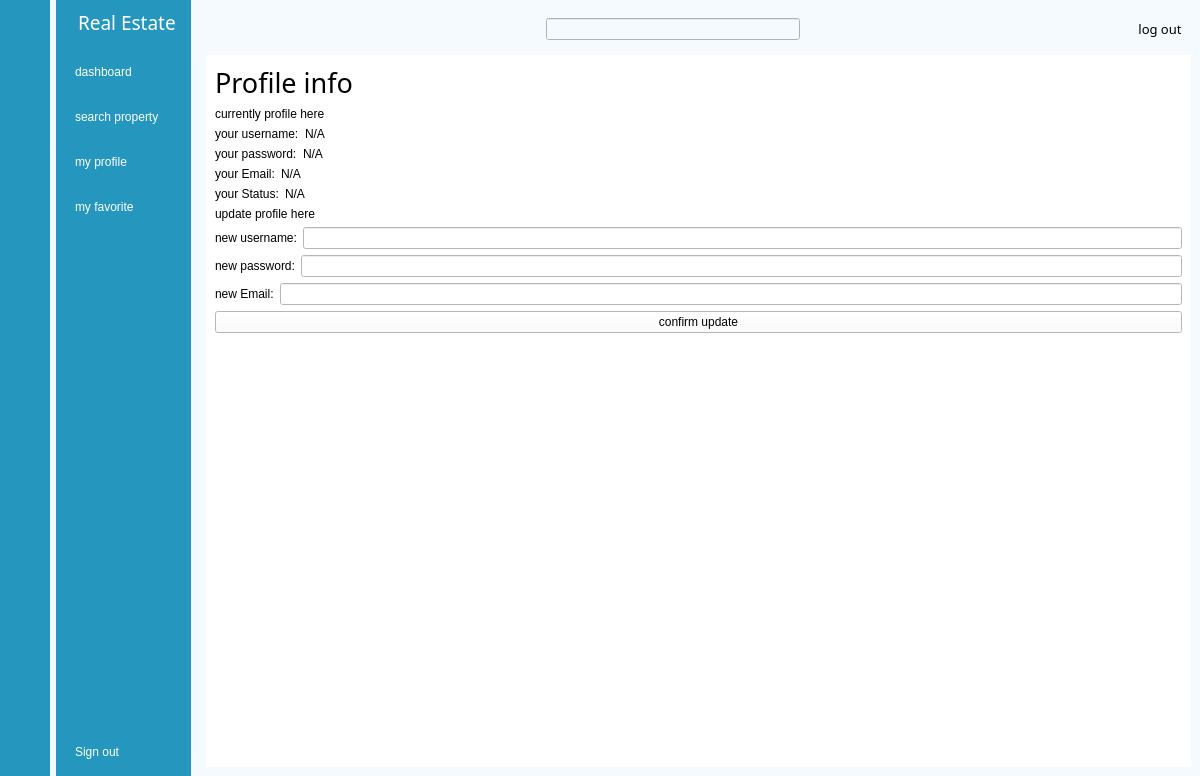
<?xml version="1.0" encoding="UTF-8"?>
<ui version="4.0">
 <class>BuyerMenu</class>
 <widget class="QMainWindow" name="BuyerMenu">
  <property name="geometry">
   <rect>
    <x>0</x>
    <y>0</y>
    <width>1200</width>
    <height>776</height>
   </rect>
  </property>
  <property name="minimumSize">
   <size>
    <width>1200</width>
    <height>400</height>
   </size>
  </property>
  <property name="windowTitle">
   <string>MainWindow</string>
  </property>
  <property name="styleSheet">
   <string notr="true">background-color: rgb(245, 250, 254);</string>
  </property>
  <widget class="QWidget" name="centralwidget">
   <layout class="QGridLayout" name="gridLayout">
    <property name="leftMargin">
     <number>0</number>
    </property>
    <property name="topMargin">
     <number>0</number>
    </property>
    <property name="rightMargin">
     <number>0</number>
    </property>
    <property name="bottomMargin">
     <number>0</number>
    </property>
    <item row="0" column="0">
     <widget class="QWidget" name="icon_name_widget_2" native="true">
      <property name="styleSheet">
       <string notr="true">QWidget{
	
	background-color: rgb(37, 150, 190);
}

QPushButton{
	color:white;
	height:30px;
	border:none;
	font: 10pt &quot;PT Root UI&quot;;
	border-radius:10px
}

QPushButton:checked{
	background-color:#f5fafe;
	color:#1f95ef;
	font-weight:bold
	
}</string>
      </property>
      <layout class="QVBoxLayout" name="verticalLayout_3">
       <item>
        <layout class="QHBoxLayout" name="horizontalLayout_3">
         <item>
          <widget class="QLabel" name="label_4">
           <property name="text">
            <string/>
           </property>
           <property name="pixmap">
            <pixmap resource="res.qrc">:/white/icons/white/home.svg</pixmap>
           </property>
          </widget>
         </item>
        </layout>
       </item>
       <item>
        <layout class="QVBoxLayout" name="verticalLayout">
         <property name="spacing">
          <number>15</number>
         </property>
         <property name="topMargin">
          <number>15</number>
         </property>
         <item>
          <widget class="QPushButton" name="btn_dashboard1">
           <property name="text">
            <string/>
           </property>
           <property name="icon">
            <iconset resource="res.qrc">
             <normaloff>:/icons2/icons/icon2/dashboard_white.png</normaloff>
             <normalon>:/icons2/icons/icon2/dashboard.png</normalon>:/icons2/icons/icon2/dashboard_white.png</iconset>
           </property>
           <property name="checkable">
            <bool>true</bool>
           </property>
           <property name="autoExclusive">
            <bool>true</bool>
           </property>
          </widget>
         </item>
         <item>
          <widget class="QPushButton" name="btn_property">
           <property name="text">
            <string/>
           </property>
           <property name="icon">
            <iconset resource="res.qrc">
             <normaloff>:/white/icons/white/search.svg</normaloff>
             <normalon>:/icons2/icons/icon2/iconizer-search.svg</normalon>:/white/icons/white/search.svg</iconset>
           </property>
           <property name="checkable">
            <bool>true</bool>
           </property>
           <property name="autoExclusive">
            <bool>true</bool>
           </property>
          </widget>
         </item>
         <item>
          <widget class="QPushButton" name="btn_profile1">
           <property name="text">
            <string/>
           </property>
           <property name="icon">
            <iconset resource="res.qrc">
             <normaloff>:/icons2/icons/icon2/profile_white.png</normaloff>
             <normalon>:/icons2/icons/icon2/profile.png</normalon>:/icons2/icons/icon2/profile_white.png</iconset>
           </property>
           <property name="checkable">
            <bool>true</bool>
           </property>
           <property name="autoExclusive">
            <bool>true</bool>
           </property>
          </widget>
         </item>
         <item>
          <widget class="QPushButton" name="btn_favorites1">
           <property name="text">
            <string/>
           </property>
           <property name="icon">
            <iconset resource="res.qrc">
             <normaloff>:/white/icons/white/heart.svg</normaloff>
             <normalon>:/icons2/icons/icon2/iconizer-heart.svg</normalon>:/white/icons/white/heart.svg</iconset>
           </property>
           <property name="checkable">
            <bool>true</bool>
           </property>
           <property name="autoExclusive">
            <bool>true</bool>
           </property>
          </widget>
         </item>
        </layout>
       </item>
       <item>
        <spacer name="verticalSpacer_3">
         <property name="orientation">
          <enum>Qt::Vertical</enum>
         </property>
         <property name="sizeHint" stdset="0">
          <size>
           <width>20</width>
           <height>246</height>
          </size>
         </property>
        </spacer>
       </item>
       <item>
        <widget class="QPushButton" name="btn_signout1">
         <property name="text">
          <string/>
         </property>
         <property name="icon">
          <iconset resource="res.qrc">
           <normaloff>:/icons2/icons/icon2/log_out_white.png</normaloff>
           <normalon>:/icons2/icons/icon2/log_out.png</normalon>:/icons2/icons/icon2/log_out_white.png</iconset>
         </property>
         <property name="checkable">
          <bool>true</bool>
         </property>
        </widget>
       </item>
      </layout>
     </widget>
    </item>
    <item row="0" column="1">
     <widget class="QWidget" name="icon_name_widget" native="true">
      <property name="styleSheet">
       <string notr="true">QWidget{
	background-color: rgb(37, 150, 190);
	color:white;
}

QPushButton{
	color:white;
	text-align:left;
	height:30px;
	font: 10pt &quot;PT Root UI&quot;;
	border:none;
	padding-left:10px;
	border-top-left-radius:10px;
	border-bottom-left-radius:10px;
}

QPushButton:checked{
	background-color:#f5fafe;
	color:#1f95ef;
	font-weight:bold

}</string>
      </property>
      <layout class="QVBoxLayout" name="verticalLayout_4">
       <property name="rightMargin">
        <number>0</number>
       </property>
       <item>
        <layout class="QHBoxLayout" name="horizontalLayout_2">
         <property name="rightMargin">
          <number>15</number>
         </property>
         <item>
          <widget class="QLabel" name="label_2">
           <property name="text">
            <string/>
           </property>
           <property name="pixmap">
            <pixmap resource="res.qrc">:/white/icons/white/home.svg</pixmap>
           </property>
          </widget>
         </item>
         <item>
          <widget class="QLabel" name="label_3">
           <property name="font">
            <font>
             <family>PT Root UI Bold</family>
             <pointsize>14</pointsize>
             <weight>9</weight>
             <italic>false</italic>
             <bold>false</bold>
            </font>
           </property>
           <property name="styleSheet">
            <string notr="true">font: 75 14pt &quot;PT Root UI Bold&quot;;</string>
           </property>
           <property name="text">
            <string>Real Estate</string>
           </property>
          </widget>
         </item>
        </layout>
       </item>
       <item>
        <layout class="QVBoxLayout" name="verticalLayout_2">
         <property name="spacing">
          <number>15</number>
         </property>
         <property name="topMargin">
          <number>15</number>
         </property>
         <item>
          <widget class="QPushButton" name="btn_dashboard2">
           <property name="text">
            <string>dashboard</string>
           </property>
           <property name="icon">
            <iconset resource="res.qrc">
             <normaloff>:/icons2/icons/icon2/dashboard_white.png</normaloff>
             <normalon>:/icons2/icons/icon2/dashboard.png</normalon>:/icons2/icons/icon2/dashboard_white.png</iconset>
           </property>
           <property name="checkable">
            <bool>true</bool>
           </property>
           <property name="autoExclusive">
            <bool>true</bool>
           </property>
          </widget>
         </item>
         <item>
          <widget class="QPushButton" name="btn_property2">
           <property name="text">
            <string>search property</string>
           </property>
           <property name="icon">
            <iconset resource="res.qrc">
             <normaloff>:/white/icons/white/search.svg</normaloff>
             <normalon>:/icons2/icons/icon2/iconizer-search.svg</normalon>:/white/icons/white/search.svg</iconset>
           </property>
           <property name="checkable">
            <bool>true</bool>
           </property>
           <property name="autoExclusive">
            <bool>true</bool>
           </property>
          </widget>
         </item>
         <item>
          <widget class="QPushButton" name="btn_profile2">
           <property name="text">
            <string>my profile</string>
           </property>
           <property name="icon">
            <iconset resource="res.qrc">
             <normaloff>:/icons2/icons/icon2/profile_white.png</normaloff>
             <normalon>:/icons2/icons/icon2/profile.png</normalon>:/icons2/icons/icon2/profile_white.png</iconset>
           </property>
           <property name="checkable">
            <bool>true</bool>
           </property>
           <property name="autoExclusive">
            <bool>true</bool>
           </property>
          </widget>
         </item>
         <item>
          <widget class="QPushButton" name="btn_favorites2">
           <property name="text">
            <string>my favorite</string>
           </property>
           <property name="icon">
            <iconset resource="res.qrc">
             <normaloff>:/white/icons/white/heart.svg</normaloff>
             <normalon>:/icons2/icons/icon2/iconizer-heart.svg</normalon>:/white/icons/white/heart.svg</iconset>
           </property>
           <property name="checkable">
            <bool>true</bool>
           </property>
           <property name="autoExclusive">
            <bool>true</bool>
           </property>
          </widget>
         </item>
        </layout>
       </item>
       <item>
        <spacer name="verticalSpacer_2">
         <property name="orientation">
          <enum>Qt::Vertical</enum>
         </property>
         <property name="sizeHint" stdset="0">
          <size>
           <width>20</width>
           <height>246</height>
          </size>
         </property>
        </spacer>
       </item>
       <item>
        <widget class="QPushButton" name="btn_signout2">
         <property name="text">
          <string>Sign out</string>
         </property>
         <property name="icon">
          <iconset resource="res.qrc">
           <normaloff>:/icons2/icons/icon2/log_out_white.png</normaloff>
           <normalon>:/icons2/icons/icon2/log_out.png</normalon>:/icons2/icons/icon2/log_out_white.png</iconset>
         </property>
         <property name="checkable">
          <bool>true</bool>
         </property>
        </widget>
       </item>
      </layout>
     </widget>
    </item>
    <item row="0" column="2">
     <widget class="QWidget" name="main_menu" native="true">
      <layout class="QVBoxLayout" name="verticalLayout_5">
       <item>
        <widget class="QWidget" name="header_widget" native="true">
         <layout class="QHBoxLayout" name="horizontalLayout_4">
          <item>
           <widget class="QPushButton" name="btn_nav_bar">
            <property name="styleSheet">
             <string notr="true">border:none;</string>
            </property>
            <property name="text">
             <string/>
            </property>
            <property name="icon">
             <iconset resource="res.qrc">
              <normaloff>:/icons2/icons/icon2/menu.png</normaloff>:/icons2/icons/icon2/menu.png</iconset>
            </property>
            <property name="checkable">
             <bool>true</bool>
            </property>
           </widget>
          </item>
          <item>
           <spacer name="horizontalSpacer_2">
            <property name="orientation">
             <enum>Qt::Horizontal</enum>
            </property>
            <property name="sizeHint" stdset="0">
             <size>
              <width>140</width>
              <height>20</height>
             </size>
            </property>
           </spacer>
          </item>
          <item>
           <layout class="QHBoxLayout" name="horizontalLayout">
            <property name="spacing">
             <number>7</number>
            </property>
            <item>
             <widget class="LineEdit" name="LineEdit">
              <property name="sizePolicy">
               <sizepolicy hsizetype="Expanding" vsizetype="Fixed">
                <horstretch>0</horstretch>
                <verstretch>0</verstretch>
               </sizepolicy>
              </property>
             </widget>
            </item>
            <item>
             <widget class="QPushButton" name="btn_search">
              <property name="styleSheet">
               <string notr="true">border:none</string>
              </property>
              <property name="text">
               <string/>
              </property>
              <property name="icon">
               <iconset resource="res.qrc">
                <normaloff>:/icons2/icons/icon2/search.png</normaloff>:/icons2/icons/icon2/search.png</iconset>
              </property>
             </widget>
            </item>
           </layout>
          </item>
          <item>
           <spacer name="horizontalSpacer">
            <property name="orientation">
             <enum>Qt::Horizontal</enum>
            </property>
            <property name="sizeHint" stdset="0">
             <size>
              <width>162</width>
              <height>20</height>
             </size>
            </property>
           </spacer>
          </item>
          <item>
           <widget class="QPushButton" name="btn_logout">
            <property name="font">
             <font>
              <family>PT Root UI Bold</family>
              <pointsize>10</pointsize>
             </font>
            </property>
            <property name="styleSheet">
             <string notr="true">border:none;</string>
            </property>
            <property name="text">
             <string>log out</string>
            </property>
            <property name="icon">
             <iconset resource="res.qrc">
              <normaloff>:/blue/icons/blue/log-out.svg</normaloff>:/blue/icons/blue/log-out.svg</iconset>
            </property>
           </widget>
          </item>
         </layout>
        </widget>
       </item>
       <item>
        <widget class="SlideAniStackedWidget" name="SlideAniStackedWidget">
         <property name="styleSheet">
          <string notr="true">background-color: rgb(255, 255, 255);</string>
         </property>
         <property name="currentIndex">
          <number>2</number>
         </property>
         <widget class="QWidget" name="page_dashborad">
          <widget class="TitleLabel" name="TitleLabel">
           <property name="geometry">
            <rect>
             <x>130</x>
             <y>70</y>
             <width>261</width>
             <height>101</height>
            </rect>
           </property>
           <property name="text">
            <string>Dashboard</string>
           </property>
          </widget>
         </widget>
         <widget class="QWidget" name="page_manage">
          <layout class="QVBoxLayout" name="verticalLayout_8">
           <item>
            <layout class="QVBoxLayout" name="verticalLayout_7">
             <item>
              <widget class="QLabel" name="label">
               <property name="font">
                <font>
                 <family>PT Root UI Bold</family>
                 <pointsize>20</pointsize>
                 <italic>false</italic>
                 <underline>false</underline>
                </font>
               </property>
               <property name="text">
                <string>Property info</string>
               </property>
              </widget>
             </item>
             <item>
              <widget class="QLabel" name="label_5">
               <property name="font">
                <font>
                 <family>PT Root UI Bold</family>
                 <pointsize>10</pointsize>
                 <italic>false</italic>
                 <underline>false</underline>
                </font>
               </property>
               <property name="text">
                <string>Welcome to property page</string>
               </property>
              </widget>
             </item>
            </layout>
           </item>
           <item>
            <layout class="QHBoxLayout" name="horizontalLayout_5">
             <item>
              <widget class="FilledPushButton" name="btn_feedback">
               <property name="text">
                <string>submit a feedback</string>
               </property>
              </widget>
             </item>
             <item>
              <widget class="SearchLineEdit" name="SearchLineEdit">
               <property name="text">
                <string/>
               </property>
               <property name="placeholderText">
                <string>search property title</string>
               </property>
              </widget>
             </item>
            </layout>
           </item>
           <item>
            <widget class="SmoothScrollArea" name="SmoothScrollArea">
             <property name="widgetResizable">
              <bool>true</bool>
             </property>
             <widget class="QWidget" name="scrollAreaWidgetContents">
              <property name="geometry">
               <rect>
                <x>0</x>
                <y>0</y>
                <width>839</width>
                <height>544</height>
               </rect>
              </property>
             </widget>
            </widget>
           </item>
          </layout>
         </widget>
         <widget class="QWidget" name="page_rating">
          <layout class="QVBoxLayout" name="verticalLayout_6">
           <item>
            <widget class="QLabel" name="label_6">
             <property name="font">
              <font>
               <family>PT Root UI Bold</family>
               <pointsize>20</pointsize>
               <italic>false</italic>
               <underline>false</underline>
              </font>
             </property>
             <property name="text">
              <string>Profile info</string>
             </property>
            </widget>
           </item>
           <item>
            <widget class="LargeTitleLabel" name="LargeTitleLabel">
             <property name="text">
              <string>currently profile here</string>
             </property>
            </widget>
           </item>
           <item>
            <layout class="QHBoxLayout" name="horizontalLayout_8">
             <item>
              <widget class="SubtitleLabel" name="SubtitleLabel">
               <property name="text">
                <string>your username:</string>
               </property>
              </widget>
             </item>
             <item>
              <widget class="SubtitleLabel" name="Label_username">
               <property name="sizePolicy">
                <sizepolicy hsizetype="Preferred" vsizetype="Preferred">
                 <horstretch>11</horstretch>
                 <verstretch>0</verstretch>
                </sizepolicy>
               </property>
               <property name="text">
                <string>N/A</string>
               </property>
              </widget>
             </item>
            </layout>
           </item>
           <item>
            <layout class="QHBoxLayout" name="horizontalLayout_10">
             <item>
              <widget class="SubtitleLabel" name="SubtitleLabel_3">
               <property name="text">
                <string>your password:</string>
               </property>
              </widget>
             </item>
             <item>
              <widget class="SubtitleLabel" name="Label_password">
               <property name="sizePolicy">
                <sizepolicy hsizetype="Preferred" vsizetype="Preferred">
                 <horstretch>1</horstretch>
                 <verstretch>0</verstretch>
                </sizepolicy>
               </property>
               <property name="text">
                <string>N/A</string>
               </property>
              </widget>
             </item>
            </layout>
           </item>
           <item>
            <layout class="QHBoxLayout" name="horizontalLayout_9">
             <item>
              <widget class="SubtitleLabel" name="SubtitleLabel_2">
               <property name="text">
                <string>your Email:</string>
               </property>
              </widget>
             </item>
             <item>
              <widget class="SubtitleLabel" name="Label_email">
               <property name="sizePolicy">
                <sizepolicy hsizetype="Preferred" vsizetype="Preferred">
                 <horstretch>1</horstretch>
                 <verstretch>0</verstretch>
                </sizepolicy>
               </property>
               <property name="text">
                <string>N/A</string>
               </property>
              </widget>
             </item>
            </layout>
           </item>
           <item>
            <layout class="QHBoxLayout" name="horizontalLayout_11">
             <item>
              <widget class="SubtitleLabel" name="SubtitleLabel_7">
               <property name="text">
                <string>your Status:</string>
               </property>
              </widget>
             </item>
             <item>
              <widget class="SubtitleLabel" name="Label_status">
               <property name="sizePolicy">
                <sizepolicy hsizetype="Preferred" vsizetype="Preferred">
                 <horstretch>1</horstretch>
                 <verstretch>0</verstretch>
                </sizepolicy>
               </property>
               <property name="text">
                <string>N/A</string>
               </property>
              </widget>
             </item>
            </layout>
           </item>
           <item>
            <widget class="LargeTitleLabel" name="LargeTitleLabel_2">
             <property name="text">
              <string>update profile here</string>
             </property>
            </widget>
           </item>
           <item>
            <layout class="QHBoxLayout" name="horizontalLayout_12">
             <item>
              <widget class="SubtitleLabel" name="SubtitleLabel_4">
               <property name="text">
                <string>new username:</string>
               </property>
              </widget>
             </item>
             <item>
              <widget class="LineEdit" name="LineEdit_newUserName"/>
             </item>
            </layout>
           </item>
           <item>
            <layout class="QHBoxLayout" name="horizontalLayout_13">
             <item>
              <widget class="SubtitleLabel" name="SubtitleLabel_5">
               <property name="text">
                <string>new password:</string>
               </property>
              </widget>
             </item>
             <item>
              <widget class="PasswordLineEdit" name="LineEdit_newPassword"/>
             </item>
            </layout>
           </item>
           <item>
            <layout class="QHBoxLayout" name="horizontalLayout_14">
             <item>
              <widget class="SubtitleLabel" name="SubtitleLabel_6">
               <property name="text">
                <string>new Email:</string>
               </property>
              </widget>
             </item>
             <item>
              <widget class="LineEdit" name="LineEdit_newEmail"/>
             </item>
            </layout>
           </item>
           <item>
            <widget class="PrimaryPushButton" name="btn_update_profile">
             <property name="text">
              <string>confirm update</string>
             </property>
            </widget>
           </item>
           <item>
            <spacer name="verticalSpacer">
             <property name="orientation">
              <enum>Qt::Vertical</enum>
             </property>
             <property name="sizeHint" stdset="0">
              <size>
               <width>20</width>
               <height>40</height>
              </size>
             </property>
            </spacer>
           </item>
          </layout>
         </widget>
         <widget class="QWidget" name="page_newFav">
          <layout class="QVBoxLayout" name="verticalLayout_11">
           <item>
            <layout class="QVBoxLayout" name="verticalLayout_10">
             <item>
              <widget class="QLabel" name="label_8">
               <property name="font">
                <font>
                 <family>PT Root UI Bold</family>
                 <pointsize>20</pointsize>
                 <italic>false</italic>
                 <underline>false</underline>
                </font>
               </property>
               <property name="text">
                <string>New Favorite properties</string>
               </property>
              </widget>
             </item>
             <item>
              <widget class="QLabel" name="label_9">
               <property name="font">
                <font>
                 <family>PT Root UI Bold</family>
                 <pointsize>10</pointsize>
                 <italic>false</italic>
                 <underline>false</underline>
                </font>
               </property>
               <property name="text">
                <string>view your favorites here</string>
               </property>
              </widget>
             </item>
            </layout>
           </item>
           <item>
            <layout class="QHBoxLayout" name="horizontalLayout_6">
             <item>
              <widget class="FilledPushButton" name="btn_switch_to_old">
               <property name="text">
                <string>switch to old favoraites</string>
               </property>
              </widget>
             </item>
             <item>
              <widget class="SearchLineEdit" name="SearchLineEdit_new">
               <property name="text">
                <string/>
               </property>
               <property name="placeholderText">
                <string>search property title</string>
               </property>
              </widget>
             </item>
            </layout>
           </item>
           <item>
            <widget class="SmoothScrollArea" name="SmoothScrollArea_2">
             <property name="widgetResizable">
              <bool>true</bool>
             </property>
             <widget class="QWidget" name="scrollAreaWidgetContents_2">
              <property name="geometry">
               <rect>
                <x>0</x>
                <y>0</y>
                <width>839</width>
                <height>544</height>
               </rect>
              </property>
             </widget>
            </widget>
           </item>
          </layout>
         </widget>
         <widget class="QWidget" name="page_oldFav">
          <layout class="QVBoxLayout" name="verticalLayout_13">
           <item>
            <layout class="QVBoxLayout" name="verticalLayout_12">
             <item>
              <widget class="QLabel" name="label_10">
               <property name="font">
                <font>
                 <family>PT Root UI Bold</family>
                 <pointsize>20</pointsize>
                 <italic>false</italic>
                 <underline>false</underline>
                </font>
               </property>
               <property name="text">
                <string>Old Favorite properties</string>
               </property>
              </widget>
             </item>
             <item>
              <widget class="QLabel" name="label_11">
               <property name="font">
                <font>
                 <family>PT Root UI Bold</family>
                 <pointsize>10</pointsize>
                 <italic>false</italic>
                 <underline>false</underline>
                </font>
               </property>
               <property name="text">
                <string>view your favorites here</string>
               </property>
              </widget>
             </item>
            </layout>
           </item>
           <item>
            <layout class="QHBoxLayout" name="horizontalLayout_7">
             <item>
              <widget class="FilledPushButton" name="btn_switch_to_new">
               <property name="text">
                <string>switch to new favoraites</string>
               </property>
              </widget>
             </item>
             <item>
              <widget class="SearchLineEdit" name="SearchLineEdit_old">
               <property name="text">
                <string/>
               </property>
               <property name="placeholderText">
                <string>search proptery title</string>
               </property>
              </widget>
             </item>
            </layout>
           </item>
           <item>
            <widget class="SmoothScrollArea" name="SmoothScrollArea_3">
             <property name="widgetResizable">
              <bool>true</bool>
             </property>
             <widget class="QWidget" name="scrollAreaWidgetContents_3">
              <property name="geometry">
               <rect>
                <x>0</x>
                <y>0</y>
                <width>839</width>
                <height>623</height>
               </rect>
              </property>
             </widget>
            </widget>
           </item>
          </layout>
         </widget>
        </widget>
       </item>
      </layout>
     </widget>
    </item>
   </layout>
  </widget>
 </widget>
 <customwidgets>
  <customwidget>
   <class>PushButton</class>
   <extends>QPushButton</extends>
   <header>qfluentwidgets</header>
  </customwidget>
  <customwidget>
   <class>PrimaryPushButton</class>
   <extends>PushButton</extends>
   <header>qfluentwidgets</header>
  </customwidget>
  <customwidget>
   <class>FilledPushButton</class>
   <extends>PushButton</extends>
   <header>qfluentwidgetspro</header>
  </customwidget>
  <customwidget>
   <class>SmoothScrollArea</class>
   <extends>QScrollArea</extends>
   <header>qfluentwidgets</header>
   <container>1</container>
  </customwidget>
  <customwidget>
   <class>SlideAniStackedWidget</class>
   <extends>QStackedWidget</extends>
   <header>qfluentwidgetspro</header>
   <container>1</container>
  </customwidget>
  <customwidget>
   <class>SubtitleLabel</class>
   <extends>QLabel</extends>
   <header>qfluentwidgets</header>
  </customwidget>
  <customwidget>
   <class>TitleLabel</class>
   <extends>QLabel</extends>
   <header>qfluentwidgets</header>
  </customwidget>
  <customwidget>
   <class>LargeTitleLabel</class>
   <extends>QLabel</extends>
   <header>qfluentwidgets</header>
  </customwidget>
  <customwidget>
   <class>LineEdit</class>
   <extends>QLineEdit</extends>
   <header>qfluentwidgets</header>
  </customwidget>
  <customwidget>
   <class>SearchLineEdit</class>
   <extends>LineEdit</extends>
   <header>qfluentwidgets</header>
  </customwidget>
  <customwidget>
   <class>PasswordLineEdit</class>
   <extends>LineEdit</extends>
   <header>qfluentwidgets</header>
  </customwidget>
 </customwidgets>
 <resources>
  <include location="res.qrc"/>
 </resources>
 <connections>
  <connection>
   <sender>btn_favorites1</sender>
   <signal>toggled(bool)</signal>
   <receiver>btn_favorites2</receiver>
   <slot>setChecked(bool)</slot>
   <hints>
    <hint type="sourcelabel">
     <x>58</x>
     <y>243</y>
    </hint>
    <hint type="destinationlabel">
     <x>161</x>
     <y>248</y>
    </hint>
   </hints>
  </connection>
  <connection>
   <sender>btn_profile1</sender>
   <signal>toggled(bool)</signal>
   <receiver>btn_profile2</receiver>
   <slot>setChecked(bool)</slot>
   <hints>
    <hint type="sourcelabel">
     <x>43</x>
     <y>205</y>
    </hint>
    <hint type="destinationlabel">
     <x>139</x>
     <y>203</y>
    </hint>
   </hints>
  </connection>
  <connection>
   <sender>btn_property</sender>
   <signal>toggled(bool)</signal>
   <receiver>btn_property2</receiver>
   <slot>setChecked(bool)</slot>
   <hints>
    <hint type="sourcelabel">
     <x>48</x>
     <y>160</y>
    </hint>
    <hint type="destinationlabel">
     <x>192</x>
     <y>159</y>
    </hint>
   </hints>
  </connection>
  <connection>
   <sender>btn_dashboard1</sender>
   <signal>toggled(bool)</signal>
   <receiver>btn_dashboard2</receiver>
   <slot>setChecked(bool)</slot>
   <hints>
    <hint type="sourcelabel">
     <x>39</x>
     <y>113</y>
    </hint>
    <hint type="destinationlabel">
     <x>182</x>
     <y>115</y>
    </hint>
   </hints>
  </connection>
  <connection>
   <sender>btn_dashboard2</sender>
   <signal>toggled(bool)</signal>
   <receiver>btn_dashboard1</receiver>
   <slot>setChecked(bool)</slot>
   <hints>
    <hint type="sourcelabel">
     <x>116</x>
     <y>104</y>
    </hint>
    <hint type="destinationlabel">
     <x>50</x>
     <y>108</y>
    </hint>
   </hints>
  </connection>
  <connection>
   <sender>btn_property2</sender>
   <signal>toggled(bool)</signal>
   <receiver>btn_property</receiver>
   <slot>setChecked(bool)</slot>
   <hints>
    <hint type="sourcelabel">
     <x>120</x>
     <y>149</y>
    </hint>
    <hint type="destinationlabel">
     <x>63</x>
     <y>155</y>
    </hint>
   </hints>
  </connection>
  <connection>
   <sender>btn_profile2</sender>
   <signal>toggled(bool)</signal>
   <receiver>btn_profile1</receiver>
   <slot>setChecked(bool)</slot>
   <hints>
    <hint type="sourcelabel">
     <x>121</x>
     <y>210</y>
    </hint>
    <hint type="destinationlabel">
     <x>53</x>
     <y>209</y>
    </hint>
   </hints>
  </connection>
  <connection>
   <sender>btn_favorites2</sender>
   <signal>toggled(bool)</signal>
   <receiver>btn_favorites1</receiver>
   <slot>setChecked(bool)</slot>
   <hints>
    <hint type="sourcelabel">
     <x>127</x>
     <y>255</y>
    </hint>
    <hint type="destinationlabel">
     <x>68</x>
     <y>256</y>
    </hint>
   </hints>
  </connection>
  <connection>
   <sender>btn_nav_bar</sender>
   <signal>toggled(bool)</signal>
   <receiver>icon_name_widget_2</receiver>
   <slot>setHidden(bool)</slot>
   <hints>
    <hint type="sourcelabel">
     <x>351</x>
     <y>37</y>
    </hint>
    <hint type="destinationlabel">
     <x>70</x>
     <y>380</y>
    </hint>
   </hints>
  </connection>
  <connection>
   <sender>btn_nav_bar</sender>
   <signal>toggled(bool)</signal>
   <receiver>icon_name_widget</receiver>
   <slot>setVisible(bool)</slot>
   <hints>
    <hint type="sourcelabel">
     <x>360</x>
     <y>46</y>
    </hint>
    <hint type="destinationlabel">
     <x>230</x>
     <y>436</y>
    </hint>
   </hints>
  </connection>
  <connection>
   <sender>btn_signout1</sender>
   <signal>toggled(bool)</signal>
   <receiver>BuyerMenu</receiver>
   <slot>close()</slot>
   <hints>
    <hint type="sourcelabel">
     <x>50</x>
     <y>586</y>
    </hint>
    <hint type="destinationlabel">
     <x>36</x>
     <y>667</y>
    </hint>
   </hints>
  </connection>
  <connection>
   <sender>btn_signout2</sender>
   <signal>toggled(bool)</signal>
   <receiver>BuyerMenu</receiver>
   <slot>close()</slot>
   <hints>
    <hint type="sourcelabel">
     <x>172</x>
     <y>588</y>
    </hint>
    <hint type="destinationlabel">
     <x>163</x>
     <y>696</y>
    </hint>
   </hints>
  </connection>
 </connections>
</ui>
